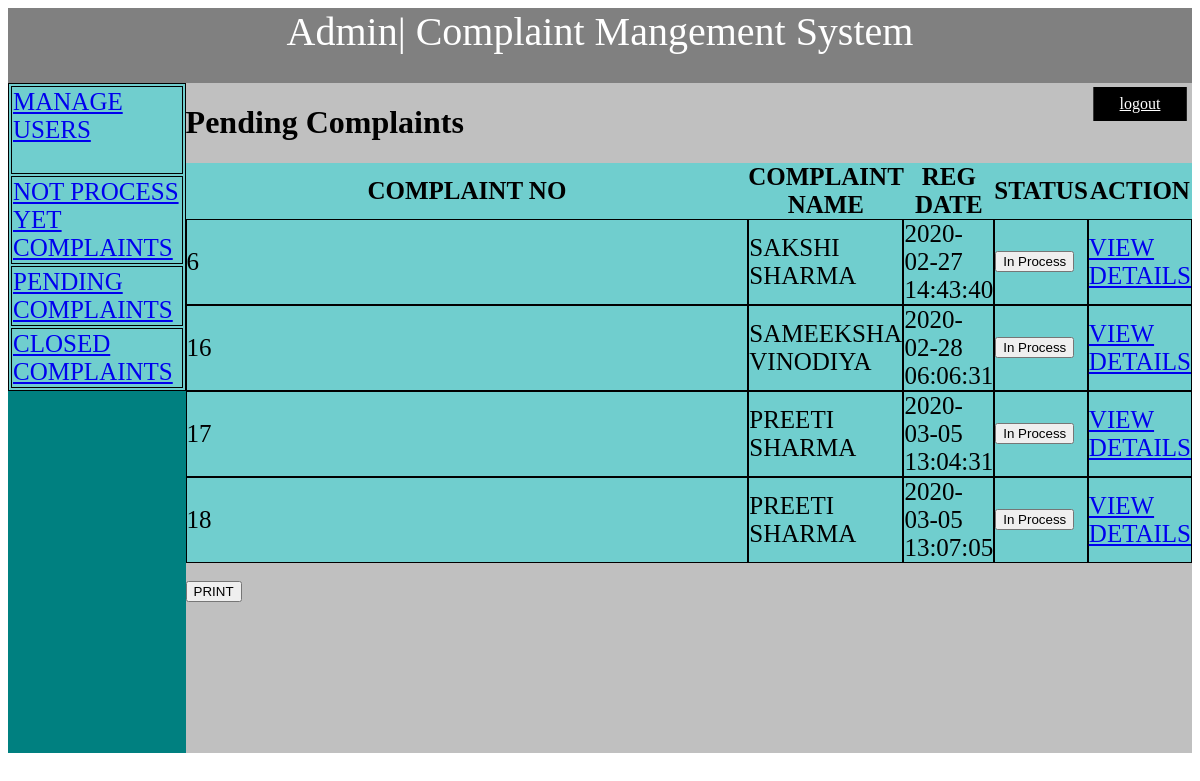
The app's page /admin/inprocess-complaint.php (signed in) with its own data.
### tables this page shows
CREATE TABLE `tblcomplaints` (
  `complaintNumber` int(11) NOT NULL,
  `userId` int(11) DEFAULT NULL,
  `complaintDetails` mediumtext DEFAULT NULL,
  `regDate` timestamp NULL DEFAULT current_timestamp(),
  `status` varchar(50) DEFAULT NULL,
  `lastUpdationDate` timestamp NULL DEFAULT NULL ON UPDATE current_timestamp()
);

CREATE TABLE `users` (
  `id` int(11) NOT NULL,
  `fullName` varchar(255) DEFAULT NULL,
  `userEmail` varchar(255) DEFAULT NULL,
  `password` varchar(255) DEFAULT NULL,
  `contactNo` bigint(11) DEFAULT NULL,
  `regDate` timestamp NOT NULL DEFAULT current_timestamp(),
  `updationDate` time DEFAULT '00:00:00',
  `status` int(1) DEFAULT NULL
);

### admin/inprocess-complaint.php (the view, shortened to what this page needs)
<?php
include('include/config.php');
if(strlen($_SESSION['login'])==0)
	{
header('location:index.php');
}
else{
?>
<html>
<head>
	<link rel="stylesheet" type="text/css" href="s.css">
</head>
<body>
	<div >
	 <div class="main">
      <div class="nav">Admin| Complaint Mangement System </div>
       <div class="left">
		<form>
		 <table>
		   <tr><td><a href="manage-users.php">Manage Users</a><br><br></td></tr>
		   <tr><td><a href="notprocess-complaint.php">Not Process Yet Complaints  </a></td></tr>
		   <tr><td><a href="inprocess-complaint.php">Pending Complaints</a> </td></tr>
		   <tr><td><a href="closed-complaint.php">Closed Complaints</a> </td></tr>
			</table>
			</form>
</div>
<div class="content">
       <a href="logout.php" class="btnn">logout</a>
       <div><h1>Pending Complaints</h1>
	</div>
	<div>
	 <table cellpadding="0" cellspacing="0" border="0">
		<thead>
		  <tr>
			<th>Complaint No</th>
			<th> complaint Name</th>
			<th>Reg Date</th>
			<th>Status</th>
			<th>Action</th>
		  </tr>
		</thead>
<tbody>
<?php
$st='in process';
$query=mysqli_query($conn,"select tblcomplaints.*,users.fullName as name from tblcomplaints join users on users.id=tblcomplaints.userId where tblcomplaints.status='$st'");
while($row=mysqli_fetch_array($query))
{
?>
   <tr>
	  <td><?php echo $row['complaintNumber'];?></td>
	  <td><?php echo $row['name'];?></td>
	  <td><?php echo $row['regDate'];?></td>
	  <td><button type="button" class="btn btn-warning">In Process</button></td>
	  <td><a href="complaint-details.php?cid=<?php echo $row['complaintNumber'] ;?>"> View Details</a></td>
   </tr>
<?php  } ?>
</tbody>
</table>
<br> <button onclick="myF()">PRINT </button>
							</div>
						</div>
					</div>
				</div>
</body>
<?php } ?>

### admin/s.css (style rules this page uses)
div.nav { background-color: gray; width: 100%; height: 75px; text-align: center; font-size: 40px; color: white; }
div.left { background-color: #008080; width: 15%; height: 670px; float: left; }
div.left table,tr,td { border: 1px solid black; outline: none; height: 15px; width:100%; background: #70cece; color: #000000; text-transform:uppercase; font-size: 25px; }
div.content { background-color: #C0C0C0; width: 85%; height: 670px; float: left; overflow: scroll; }
.btnn { border:1px solid #000; padding:7px 25px; color:white; text-decoration:excellance; background-color:black; position:absolute; top:13%; left:95%; transform:translate(-50%,-50%); }

### records on screen
tblcomplaints: complaintNumber "6", userId.fullName "SAKSHI SHARMA", regDate "2020-02-27 14:43:40"
tblcomplaints: complaintNumber "16", userId.fullName "SAMEEKSHA VINODIYA", regDate "2020-02-28 06:06:31"
tblcomplaints: complaintNumber "17", userId.fullName "PREETI SHARMA", regDate "2020-03-05 13:04:31"
tblcomplaints: complaintNumber "18", userId.fullName "PREETI SHARMA", regDate "2020-03-05 13:07:05"
